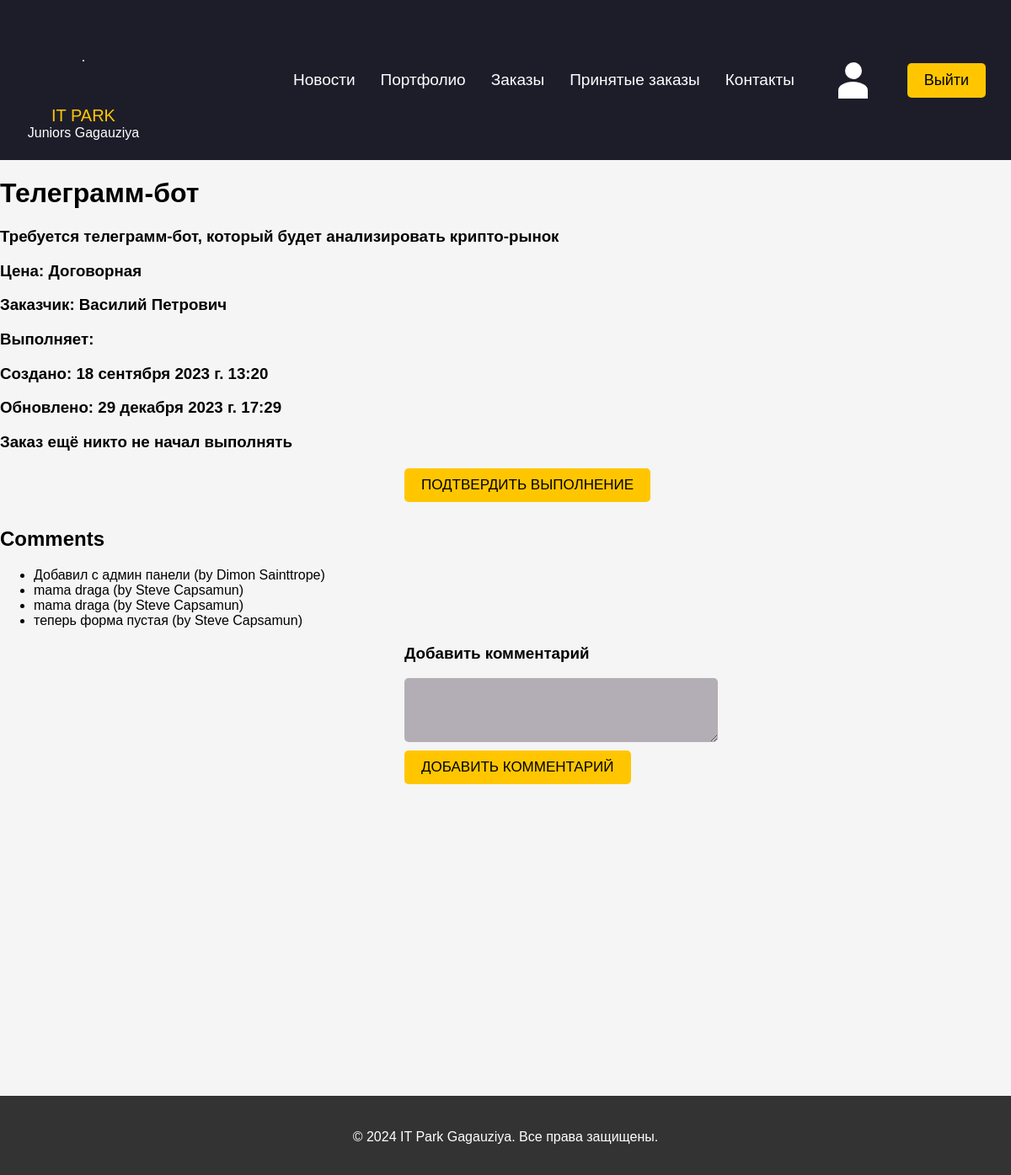
The app's page /programmer/order/8/ (signed in) with its own data.
### customer/models.py (models this page shows, shortened)
class Order(models.Model):
    order_id = models.IntegerField(default=1)
    title = models.CharField(max_length=250)
    full_subscription = models.TextField()
    price = models.IntegerField(default=0)
    user = models.ForeignKey(User, on_delete=models.CASCADE, related_name='customer_orders')
    programmer = models.ForeignKey(User,
                                   on_delete=models.SET_NULL, null=True,
                                   blank=True, related_name='programmer_orders')
    created = models.DateTimeField(auto_now_add=True)
    updated = models.DateTimeField(auto_now=True)
    taken = models.DateTimeField(null=True, blank=True)
    is_done = models.BooleanField(default=False)
    is_approved = models.BooleanField(default=False)
    is_payed = models.BooleanField(default=False)

class Comment(models.Model):
    order = models.ForeignKey(Order, on_delete=models.CASCADE, related_name='comments')
    user = models.ForeignKey(User, on_delete=models.CASCADE)
    text = models.TextField()
    created = models.DateTimeField(auto_now_add=True)

### programmer/views.py (the view)
# urls.py: path('order/<int:order_id>/', views.view_order_detail, name='order_detail'),
@user_passes_test(lambda u: u.groups.filter(name='Программист').exists())
def view_order_detail(request, order_id):
    order = get_object_or_404(Order, id=order_id)
    if request.method == 'POST':
        form = CommentForm(request.POST)
        if 'done_button' in request.POST:
            order.is_done = True
            order.save()
        elif 'edit_button' in request.POST:
            order.is_done = False
            order.save()
        elif 'add_comm' in request.POST:
            if form.is_valid():
                form.instance.order = order
                form.instance.user = request.user
                form.save()
                form = CommentForm()
    else:
        form = CommentForm()
    comments = order.comments.all()
    return render(request, 'programmer/view_order_detail.html', {"order": order,
                                                                 "comments": comments,
                                                                 "form": form})

### customer/forms.py
class CommentForm(forms.ModelForm):
    class Meta:
        model = Comment
        fields = ['text']
        widgets = {
            'text': forms.Textarea(attrs={'rows': 4}),
        }

### programmer/templates/programmer/view_order_detail.html (shortened to what this page needs)
{% extends "programmer/base.html" %}
{% load static %}
{% block content %}
<h1>{{ order.title }}</h1>
<h3>{{ order.full_subscription }}</h3>
{% if order.price %}
<h3>Цена: {{ order.price }} mdl</h3>
{% else %}
<h3>Цена: Договорная</h3>
{% endif %}
<h3>Заказчик: {{ order.user.first_name }} {{ order.user.last_name }}</h3>
<h3>Выполняет: {{ order.programmer.first_name }} {{ order.programmer.last_name }}</h3>
<h3>Создано: {{ order.created }}</h3>
<h3>Обновлено: {{ order.updated }}</h3>
{% if order.taken %}
<h3>Принят на выполнение: {{ order.taken }}</h3>
{% else %}
<h3>Заказ ещё никто не начал выполнять</h3>
{% endif %}
{% if order.is_done %}
<h2>Заказ выполнен</h2>
<form method="post">
    {% csrf_token %}
    <p><input type="submit" name="edit_button" value="Отменить выполнение"></p>
</form>
{% else %}
<form method="post">
    <p><input type="submit" name="done_button" value="Подтвердить выполнение"></p>
</form>
{% endif %}
<h2>Comments</h2>
<ul>
    {% for comment in comments %}
    <li>{{ comment.text }} (by {{ comment.user.first_name }} {{ comment.user.last_name }})</li>
    {% endfor %}
</ul>
<form method="post">
    <h3>Добавить комментарий</h3>
    <div class="comment-text">
        {{ form.text }}
    </div>
    <p><input type="submit" name='add_comm' value="Добавить комментарий"></p>
</form>
{% endblock %}

### programmer/static/programmer/css/styles.css (style rules this page uses)
body { margin: 0; padding: 0; background-color: #f5f5f5; font-family: 'Lucida Sans', 'Lucida Sans Regular', 'Lucida Grande', 'Lucida Sans Unicode', Geneva, Verdana, sans-serif; }
:root { --animation-duration: 1600; }
.form_content h1, p { text-align: center; margin-top: 20px; }
form { margin-left: 40%; }
form p { width:100%; overflow:auto; }
input, textarea { clear:both; float:left; margin:0 0 10px; background-color: #46394B60; border:0; padding:6px 10px; font-size:14px; border-radius: 5px; }
input[type=submit], a.button { background: #ffc600; color: black; padding:10px 20px; font-size:17px; text-transform:uppercase; border-radius: 5px; transition: background-color 0.2s, color 0.2s; }

### records on screen
Order: title "Телеграмм-бот", full_subscription "Требуется телеграмм-бот, который будет анализировать крипто-рынок", user.first_name "Василий", user.last_name "Петрович", created "18 сентября 2023 г. 13:20", updated "29 декабря 2023 г. 17:29"
Comment: text "Добавил с админ панели", user.first_name "Dimon", user.last_name "Sainttrope"
Comment: text "mama draga", user.first_name "Steve", user.last_name "Capsamun"
Comment: text "mama draga", user.first_name "Steve", user.last_name "Capsamun"
Comment: text "теперь форма пустая", user.first_name "Steve", user.last_name "Capsamun"
